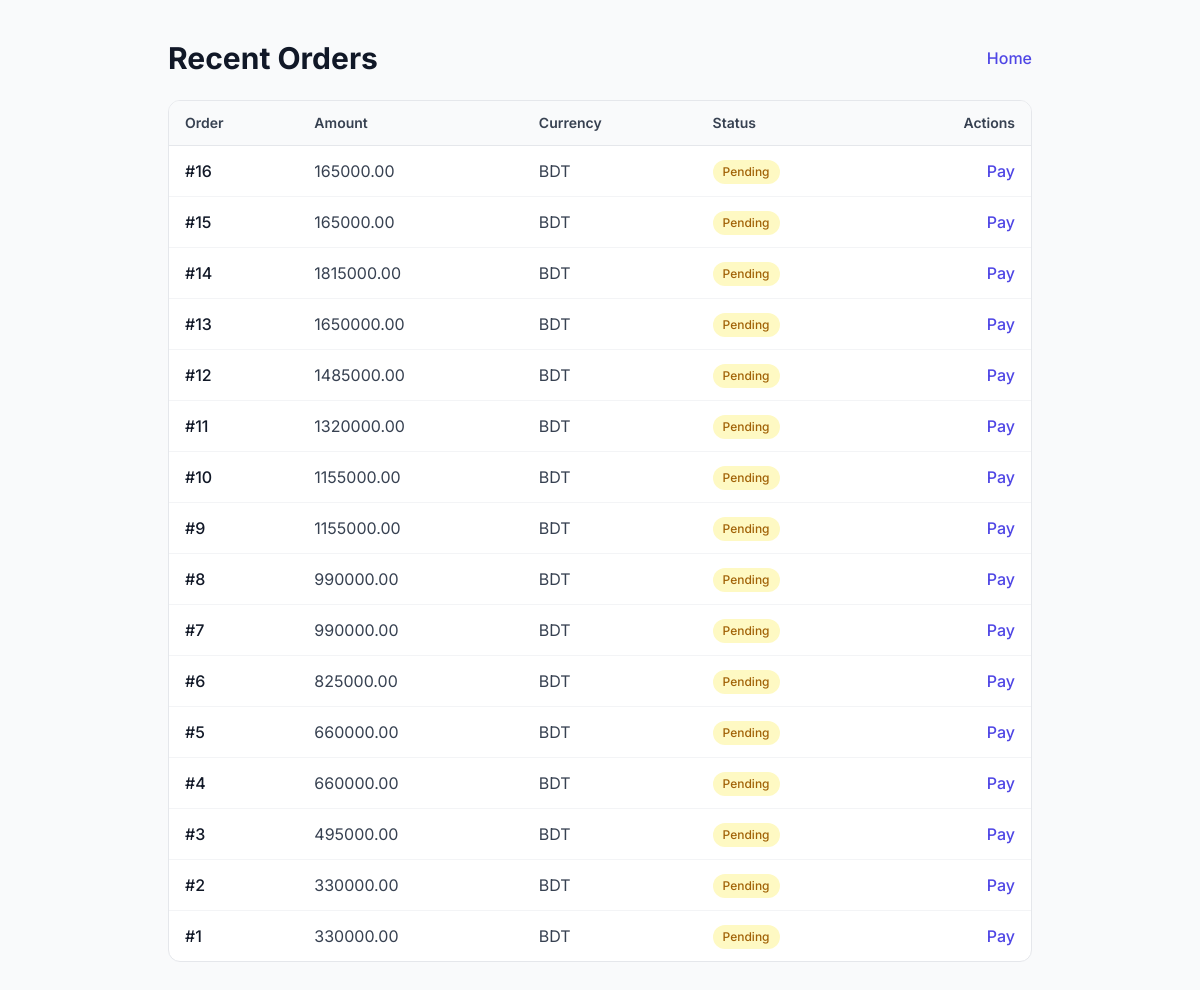
The page /payments/list/ on the database as committed earlier.
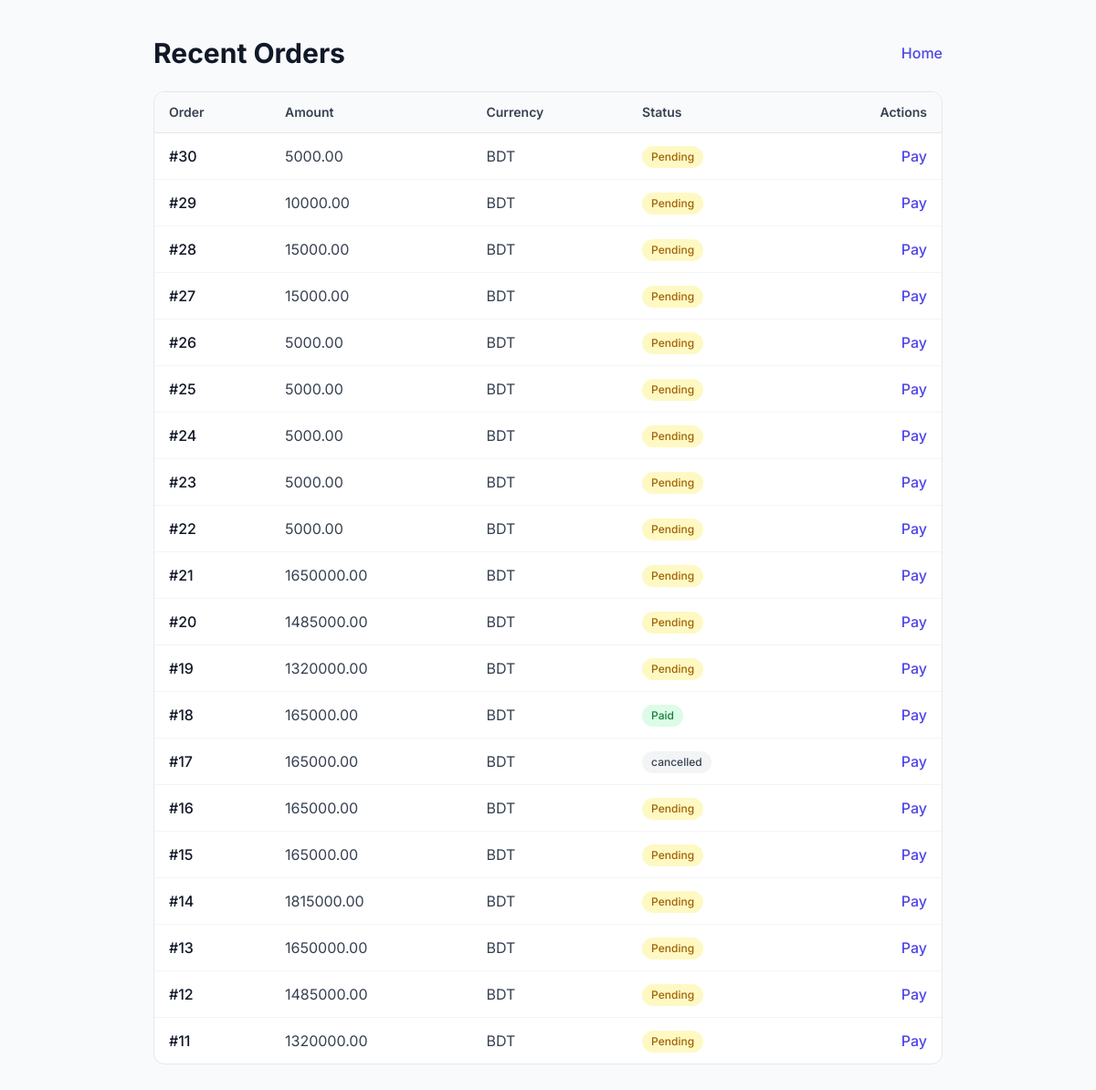
The same page on the database as committed later.
### payments/models.py (models this page shows, shortened)
class Order(models.Model):
    STATUS_CHOICES = [
        ('pending','Pending'),
        ('paid','Paid'),
        ('failed','Failed'),
        ('cancelled','Cancelled'),
    ]
    user = models.ForeignKey(settings.AUTH_USER_MODEL, null=True, blank=True, on_delete=models.SET_NULL)
    amount = models.DecimalField(max_digits=10, decimal_places=2)
    currency = models.CharField(max_length=10, default='BDT')
    created_at = models.DateTimeField(auto_now_add=True)
    status = models.CharField(max_length=20, choices=STATUS_CHOICES, default='pending')
    description = models.CharField(max_length=255, blank=True)

### payments/views.py (the view)
# urls.py: path('list/', views.payment_list, name='list'),
def payment_list(request):
    orders = Order.objects.order_by('-created_at')[:20]
    return render(request, 'payments/list.html', {'orders': orders})

### payments/templates/payments/list.html (shortened to what this page needs)
<!DOCTYPE html>
<html lang="en">
<head>
  <link href="https://cdn.jsdelivr.net/npm/daisyui@4.12.24/dist/full.min.css" rel="stylesheet" type="text/css" />
  <script src="https://cdn.tailwindcss.com"></script>
</head>
<body class="min-h-screen bg-gray-50 py-10">
  <div class="max-w-4xl mx-auto px-4">
    <div class="mb-6 flex items-center justify-between">
      <h1 class="text-3xl font-bold text-gray-900">Recent Orders</h1>
      <a href="/" class="text-indigo-600 hover:text-indigo-800 font-medium">Home</a>
    </div>
    <div class="overflow-hidden rounded-xl border bg-white">
      <table class="min-w-full divide-y divide-gray-200">
        <thead class="bg-gray-50">
          <tr>
            <th class="px-4 py-3 text-left text-sm font-semibold text-gray-700">Order</th>
            <th class="px-4 py-3 text-left text-sm font-semibold text-gray-700">Amount</th>
            <th class="px-4 py-3 text-left text-sm font-semibold text-gray-700">Currency</th>
            <th class="px-4 py-3 text-left text-sm font-semibold text-gray-700">Status</th>
            <th class="px-4 py-3 text-right text-sm font-semibold text-gray-700">Actions</th>
          </tr>
        </thead>
        <tbody class="divide-y divide-gray-100">
          {% for o in orders %}
          <tr class="hover:bg-gray-50">
            <td class="px-4 py-3 font-medium text-gray-900">#{{ o.id }}</td>
            <td class="px-4 py-3 text-gray-700">{{ o.amount }}</td>
            <td class="px-4 py-3 text-gray-700">{{ o.currency }}</td>
            <td class="px-4 py-3">
              {% if o.status == 'paid' %}
                <span class="inline-flex items-center gap-1 rounded-full bg-green-100 px-2.5 py-1 text-xs font-medium text-green-700">Paid</span>
              {% elif o.status == 'pending' %}
                <span class="inline-flex items-center gap-1 rounded-full bg-yellow-100 px-2.5 py-1 text-xs font-medium text-yellow-700">Pending</span>
              {% elif o.status == 'failed' %}
                <span class="inline-flex items-center gap-1 rounded-full bg-rose-100 px-2.5 py-1 text-xs font-medium text-rose-700">Failed</span>
              {% else %}
                <span class="inline-flex items-center gap-1 rounded-full bg-gray-100 px-2.5 py-1 text-xs font-medium text-gray-700">{{ o.status }}</span>
              {% endif %}
            </td>
            <td class="px-4 py-3 text-right">
              <a href="{% url 'payments:sslcz_start' o.id %}" class="text-indigo-600 hover:text-indigo-800 font-medium">Pay</a>
            </td>
          </tr>
          {% empty %}
          <tr>
            <td colspan="5" class="px-4 py-8 text-center text-gray-500">No orders yet.</td>
          </tr>
          {% endfor %}
        </tbody>
      </table>
    </div>
  </div>
</body>
</html>

Rows that differ between the two databases and show on the page:
no longer on this page (row unchanged): Order: id "10", amount "1155000.00", currency "BDT", status "Pending"
no longer on this page (row unchanged): Order: id "9", amount "1155000.00", currency "BDT", status "Pending"
no longer on this page (row unchanged): Order: id "8", amount "990000.00", currency "BDT", status "Pending"
no longer on this page (row unchanged): Order: id "7", amount "990000.00", currency "BDT", status "Pending"
no longer on this page (row unchanged): Order: id "6", amount "825000.00", currency "BDT", status "Pending"
no longer on this page (row unchanged): Order: id "5", amount "660000.00", currency "BDT", status "Pending"
no longer on this page (row unchanged): Order: id "4", amount "660000.00", currency "BDT", status "Pending"
no longer on this page (row unchanged): Order: id "3", amount "495000.00", currency "BDT", status "Pending"
no longer on this page (row unchanged): Order: id "2", amount "330000.00", currency "BDT", status "Pending"
no longer on this page (row unchanged): Order: id "1", amount "330000.00", currency "BDT", status "Pending"
added Order: id "30", amount "5000.00", currency "BDT", status "Pending"
added Order: id "29", amount "10000.00", currency "BDT", status "Pending"
added Order: id "28", amount "15000.00", currency "BDT", status "Pending"
added Order: id "27", amount "15000.00", currency "BDT", status "Pending"
added Order: id "26", amount "5000.00", currency "BDT", status "Pending"
added Order: id "25", amount "5000.00", currency "BDT", status "Pending"
added Order: id "24", amount "5000.00", currency "BDT", status "Pending"
added Order: id "23", amount "5000.00", currency "BDT", status "Pending"
added Order: id "22", amount "5000.00", currency "BDT", status "Pending"
added Order: id "21", amount "1650000.00", currency "BDT", status "Pending"
added Order: id "20", amount "1485000.00", currency "BDT", status "Pending"
added Order: id "19", amount "1320000.00", currency "BDT", status "Pending"
added Order: id "18", amount "165000.00", currency "BDT", status "Paid"
added Order: id "17", amount "165000.00", currency "BDT", status "cancelled"
